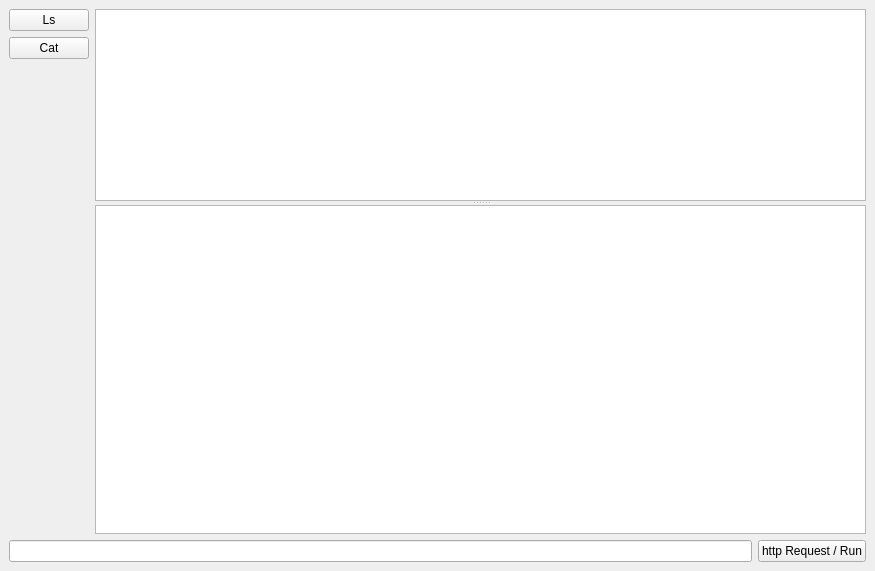
<?xml version="1.0" encoding="UTF-8"?>
<ui version="4.0">
 <class>MainWindow</class>
 <widget class="QMainWindow" name="MainWindow">
  <property name="geometry">
   <rect>
    <x>0</x>
    <y>0</y>
    <width>875</width>
    <height>571</height>
   </rect>
  </property>
  <property name="windowTitle">
   <string>MainWindow</string>
  </property>
  <widget class="QWidget" name="centralwidget">
   <layout class="QGridLayout" name="gridLayout">
    <item row="0" column="0">
     <layout class="QVBoxLayout" name="verticalLayout">
      <item>
       <layout class="QHBoxLayout" name="horizontalLayout_2">
        <item>
         <layout class="QVBoxLayout" name="verticalLayout_3">
          <item>
           <widget class="QPushButton" name="LsButton">
            <property name="text">
             <string>  Ls  </string>
            </property>
           </widget>
          </item>
          <item>
           <widget class="QPushButton" name="CatButton">
            <property name="text">
             <string>  Cat  </string>
            </property>
           </widget>
          </item>
          <item>
           <spacer name="verticalSpacer">
            <property name="orientation">
             <enum>Qt::Vertical</enum>
            </property>
            <property name="sizeHint" stdset="0">
             <size>
              <width>20</width>
              <height>40</height>
             </size>
            </property>
           </spacer>
          </item>
         </layout>
        </item>
        <item>
         <widget class="QSplitter" name="splitter">
          <property name="sizePolicy">
           <sizepolicy hsizetype="Expanding" vsizetype="Expanding">
            <horstretch>0</horstretch>
            <verstretch>0</verstretch>
           </sizepolicy>
          </property>
          <property name="orientation">
           <enum>Qt::Vertical</enum>
          </property>
          <widget class="QPlainTextEdit" name="LogTextEdit">
           <property name="sizePolicy">
            <sizepolicy hsizetype="Expanding" vsizetype="Expanding">
             <horstretch>1</horstretch>
             <verstretch>0</verstretch>
            </sizepolicy>
           </property>
           <property name="baseSize">
            <size>
             <width>0</width>
             <height>0</height>
            </size>
           </property>
          </widget>
          <widget class="QGraphicsView" name="TreeGraphicsView">
           <property name="sizePolicy">
            <sizepolicy hsizetype="Expanding" vsizetype="Expanding">
             <horstretch>1</horstretch>
             <verstretch>2</verstretch>
            </sizepolicy>
           </property>
           <property name="baseSize">
            <size>
             <width>0</width>
             <height>0</height>
            </size>
           </property>
          </widget>
         </widget>
        </item>
       </layout>
      </item>
      <item>
       <layout class="QHBoxLayout" name="horizontalLayout">
        <item>
         <widget class="QLineEdit" name="EditPostRequestLine"/>
        </item>
        <item>
         <widget class="QPushButton" name="Button4Post">
          <property name="text">
           <string>http Request / Run</string>
          </property>
         </widget>
        </item>
       </layout>
      </item>
     </layout>
    </item>
   </layout>
  </widget>
 </widget>
 <resources/>
 <connections/>
</ui>
